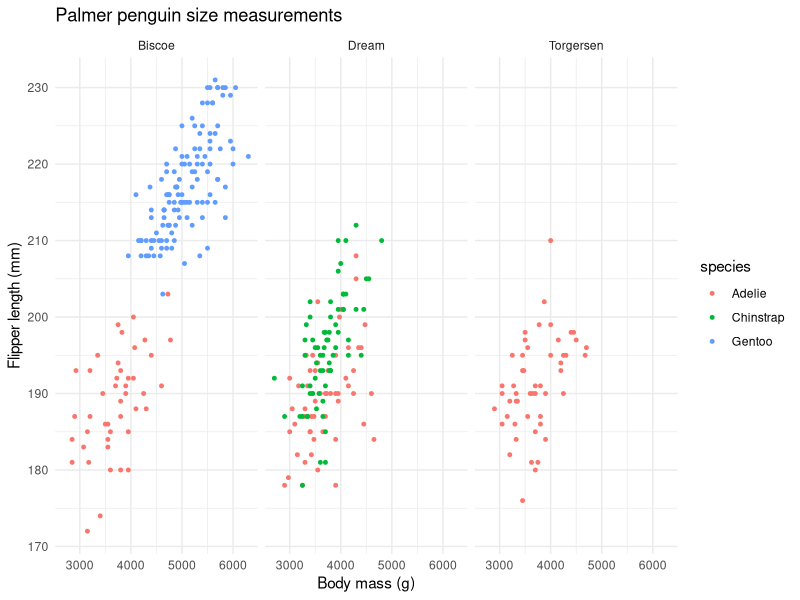

Reproduce this figure in R.
## ---- chunk 1
knitr::opts_chunk$set(echo = TRUE)
library(tidyverse)
library("palmerpenguins")
## ---- chunk 2
head(penguins)
glimpse(penguins)
tail(penguins)
## ---- chunk 3
ggplot(data=penguins, aes(x = body_mass_g, y = flipper_length_mm)) + 
  geom_point(aes(color = species), size = 1) +
  facet_wrap(~island) +
  theme_minimal() + 
  labs(x = "Body mass (g)",
       y = "Flipper length (mm)",
       title = "Palmer penguin size measurements")
